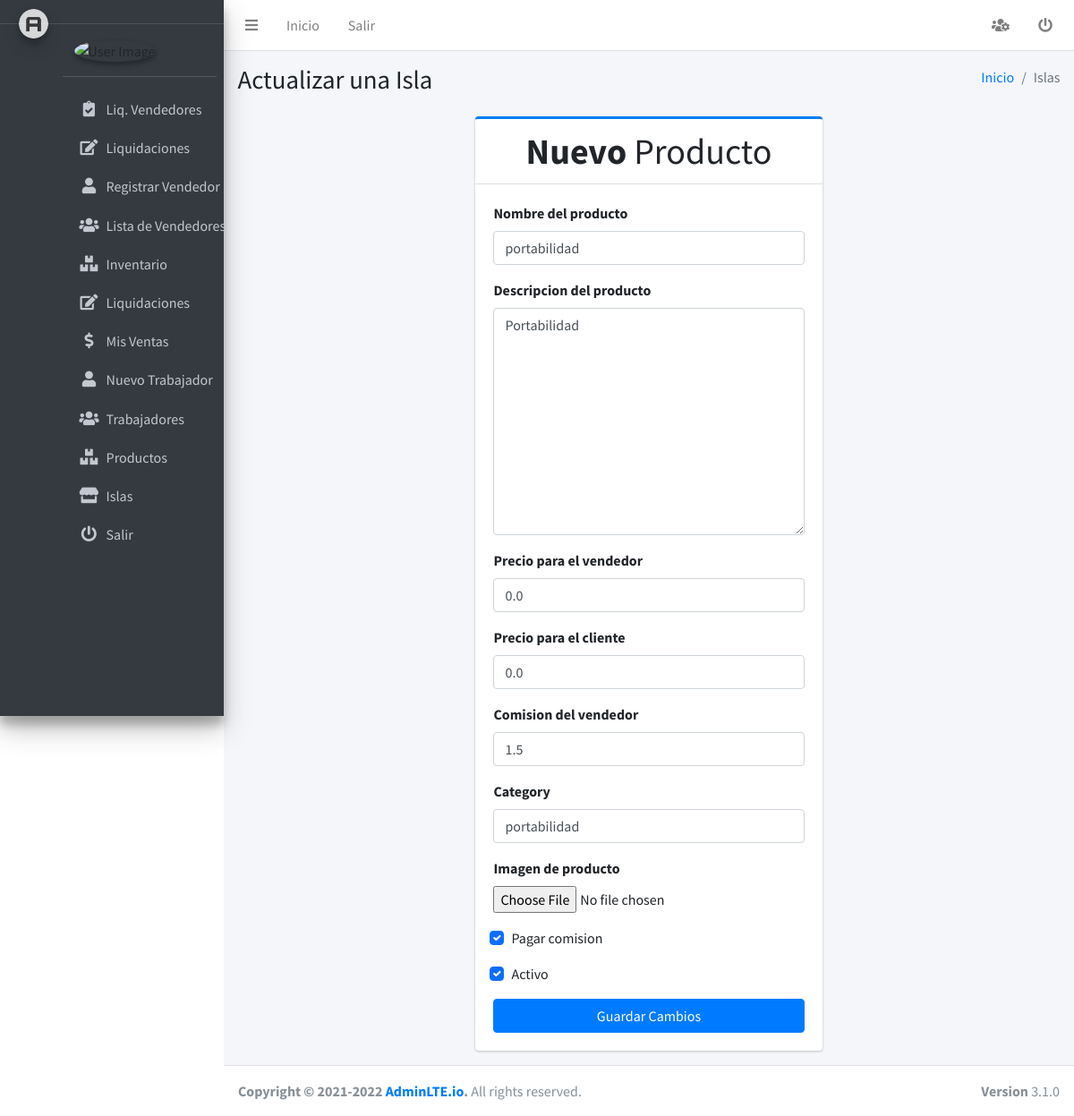
The page /lider/productos/edit/16 (signed in) on the database its author committed.
### lider/models.py (models this page shows, shortened)
class Product(models.Model):
    category = models.ForeignKey(Category, on_delete=models.CASCADE)
    distributor = models.ForeignKey(Distribuidora, on_delete=models.CASCADE)
    img = models.ImageField(upload_to='products',blank = True, null=True, verbose_name='Imagen de producto')
    name = models.CharField('nombre del producto',max_length=100)
    description = models.CharField('descripcion del producto',max_length=255)
    price_in = models.FloatField('precio para el vendedor')
    price_out = models.FloatField('precio para el cliente')
    seller_commission = models.FloatField('comision del vendedor')
    pay_commission = models.BooleanField('Pagar comision')
    is_active = models.BooleanField('Activo',default=True)
    created = models.DateTimeField(auto_now_add=True)
    updated = models.DateTimeField(auto_now=True)
    class Meta:
        db_table = 'product'
        verbose_name = 'product'
        verbose_name_plural = 'products'

### lider/views.py (the view)
# urls.py: path('productos/edit/<int:pk>', ProductUpdateView.as_view(), name='actualizar_producto'),
class ProductUpdateView(ValidatePermissionRequiredMixin, UpdateView):
    permission_required = 'lider.change_product'
    model = Product
    form_class = FormAddProduct
    template_name = 'lider/productos/actualizar_producto.html'
    success_url = reverse_lazy('lider:lista_productos')
    def get_context_data(self, **kwargs):
        context = super().get_context_data(**kwargs)
        context['title'] = 'Actualizar una Isla'
        context['titleForm'] = 'Actualizar Isla'
        context['entity'] = 'Islas'
        context['list_url'] = self.success_url
        context['action'] = 'edit'
        return context

### lider/mixins.py (called while the page is built)
    def get_perms(self):
        if isinstance(self.permission_required, str):
            perms = (self.permission_required,)
        else:
            perms = self.permission_required
        return perms

    def dispatch(self, request, *args, **kwargs):
        if request.user.has_perms(self.get_perms()):
            return super().dispatch(request, *args, **kwargs)
        messages.error(request, 'No tienes permisos para ingresar a este modulo') # modulo de django para el envio de mensajes
        return redirect(self.get_url_redirect())

### lider/models.py (called while the page is built)
    def __str__(self):
        return self.name

### lider/templates/lider/productos/actualizar_producto.html (shortened to what this page needs)
{% extends "home/base.html" %}
{% load static %}
{% block contenedor %}
<div class="row justify-content-md-center justify-content-center">
    <div class="col-10 col-md-5 col-sm-6">
        <div class="card card-outline card-primary">
            <div class="card-header text-center">
                <a href="#" class="h1"><b>Nuevo </b>Producto</a>
            </div>
            <div class="card-body">
                <form action="" method="POST" enctype="multipart/form-data">
                    <div class="mb-3">
                        <label class="form-label">{{ form.name.label }}</label>
                        {{ form.name }}
                    </div>
                    <div class="mb-3">
                        <label class="form-label">{{ form.description.label }}</label>
                        {{ form.description }}
                    </div>
                    <div class="mb-3">
                        <label class="form-label">{{ form.price_in.label }}</label>
                        {{ form.price_in }}
                    </div>
                    <div class="mb-3">
                        <label class="form-label">{{ form.price_out.label }}</label>
                        {{ form.price_out }}
                    </div>
                    <div class="mb-3">
                        <label class="form-label">{{ form.seller_commission.label }}</label>
                        {{ form.seller_commission }}
                    </div>
                    <div class="mb-3">
                        <label class="form-label">{{ form.category.label }}</label>
                        {{ form.category }}
                    </div>
                    <div class="mb-3">
                        <label class="form-label">{{ form.img.label }}</label>
                        {{ form.img }}
                    </div>
                    <div class="mb-3">
                        <div class="form-check">
                            {{ form.pay_commission }}
                            <label class="form-check-label">{{ form.pay_commission.label }}</label>
                        </div>
                    </div>
                    <div class="mb-3">
                        <div class="form-check">
                            {{ form.is_active }}
                            <label class="form-check-label">{{ form.is_active.label }}</label>
                        </div>
                    </div>
                    <div class="row">
                        <div class="col-12">
                            <button type="submit" class="btn btn-primary btn-block">Guardar Cambios</button>
                        </div>
                    </div>
                </form>
            </div>
        </div>
    </div>
</div>
{% endblock %}

### rows shown on the page
Product: name "portabilidad", description "Portabilidad", price_in "0.0", price_out "0.0", seller_commission "1.5", category "portabilidad", pay_commission "☑", is_active "☑"

### other values the page prints
{{ title }} "Actualizar una Isla"
{{ entity }} "Islas"
